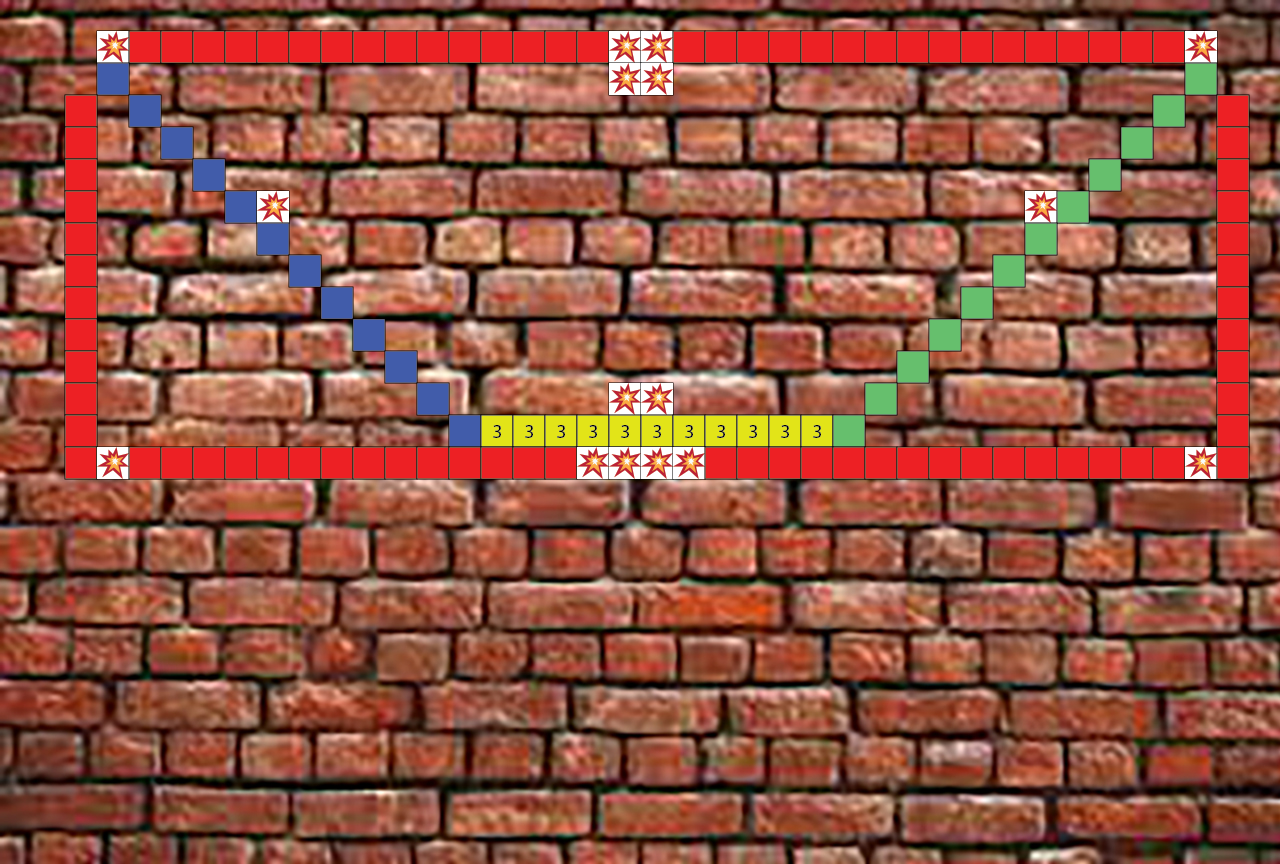

This is a level from a 2D game, rendered from its Tiled map with the project's own tilesets. A one-line summary and the map file follow, with tile-layer data summarised:
An orthogonal 40x27 tile map with 32x32 px tiles, 2 tile layers (blocks, walls), 1 image layer.

<map version="1.2" tiledversion="2019.05.08" orientation="orthogonal" renderorder="left-up" width="40" height="27" tilewidth="32" tileheight="32" infinite="0" nextlayerid="4" nextobjectid="1">
 <tileset firstgid="1" source="blockTileSet.tsx" />
 <imagelayer id="2" name="background">
  <image source="../img/brickWall.jpg" width="1300" height="866" />
 </imagelayer>
 <layer id="1" name="blocks" width="40" height="27">
  <data>[1080 cells, 135 non-empty, 5 distinct tile ids]</data>
 </layer>
 <layer id="3" name="walls" width="40" height="27" locked="1" opacity="0">
  <data>[1080 cells, 92 non-empty, 1 distinct tile ids]</data>
 </layer>
</map>